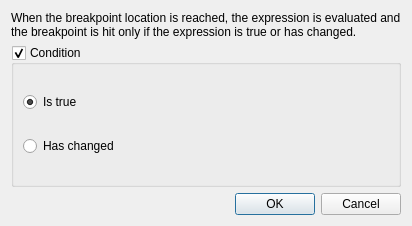
<?xml version="1.0" encoding="UTF-8"?>
<ui version="4.0">
 <class>BreakpointConditionEditDialog</class>
 <widget class="QDialog" name="BreakpointConditionEditDialog">
  <property name="geometry">
   <rect>
    <x>0</x>
    <y>0</y>
    <width>378</width>
    <height>226</height>
   </rect>
  </property>
  <property name="windowTitle">
   <string>Breakpoint Condition</string>
  </property>
  <layout class="QVBoxLayout" name="verticalLayout_2">
   <item>
    <widget class="QLabel" name="conditionLabel">
     <property name="sizePolicy">
      <sizepolicy hsizetype="Preferred" vsizetype="Maximum">
       <horstretch>0</horstretch>
       <verstretch>0</verstretch>
      </sizepolicy>
     </property>
     <property name="text">
      <string>When the breakpoint location is reached, the expression is evaluated and&lt;br&gt;the breakpoint is hit only if the expression is true or has changed.</string>
     </property>
     <property name="textFormat">
      <enum>Qt::RichText</enum>
     </property>
    </widget>
   </item>
   <item>
    <widget class="QGroupBox" name="conditionBox">
     <property name="title">
      <string>Condition</string>
     </property>
     <property name="checkable">
      <bool>true</bool>
     </property>
     <layout class="QVBoxLayout" name="verticalLayout">
      <item>
       <layout class="QVBoxLayout" name="editorWidgetLayout"/>
      </item>
      <item>
       <widget class="QRadioButton" name="isTrueButton">
        <property name="text">
         <string>Is true</string>
        </property>
        <property name="checked">
         <bool>true</bool>
        </property>
        <attribute name="buttonGroup">
         <string notr="true">buttonGroup</string>
        </attribute>
       </widget>
      </item>
      <item>
       <widget class="QRadioButton" name="hasChangedButton">
        <property name="text">
         <string>Has changed</string>
        </property>
        <attribute name="buttonGroup">
         <string notr="true">buttonGroup</string>
        </attribute>
       </widget>
      </item>
     </layout>
    </widget>
   </item>
   <item>
    <widget class="QDialogButtonBox" name="buttonBox">
     <property name="orientation">
      <enum>Qt::Horizontal</enum>
     </property>
     <property name="standardButtons">
      <set>QDialogButtonBox::Cancel|QDialogButtonBox::Ok</set>
     </property>
    </widget>
   </item>
  </layout>
 </widget>
 <resources/>
 <connections>
  <connection>
   <sender>buttonBox</sender>
   <signal>accepted()</signal>
   <receiver>BreakpointConditionEditDialog</receiver>
   <slot>accept()</slot>
   <hints>
    <hint type="sourcelabel">
     <x>227</x>
     <y>206</y>
    </hint>
    <hint type="destinationlabel">
     <x>157</x>
     <y>225</y>
    </hint>
   </hints>
  </connection>
  <connection>
   <sender>buttonBox</sender>
   <signal>rejected()</signal>
   <receiver>BreakpointConditionEditDialog</receiver>
   <slot>reject()</slot>
   <hints>
    <hint type="sourcelabel">
     <x>295</x>
     <y>212</y>
    </hint>
    <hint type="destinationlabel">
     <x>286</x>
     <y>225</y>
    </hint>
   </hints>
  </connection>
 </connections>
 <buttongroups>
  <buttongroup name="buttonGroup"/>
 </buttongroups>
</ui>
